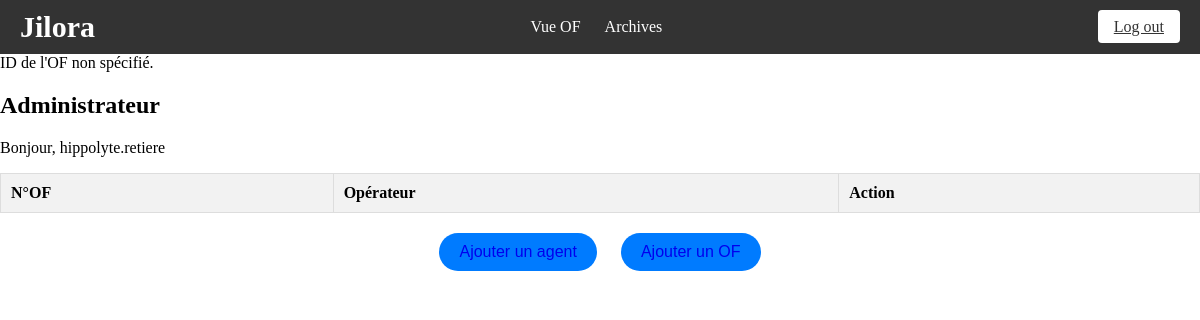
/final/admin.php (signed in), run on an earlier commit of the app's database.
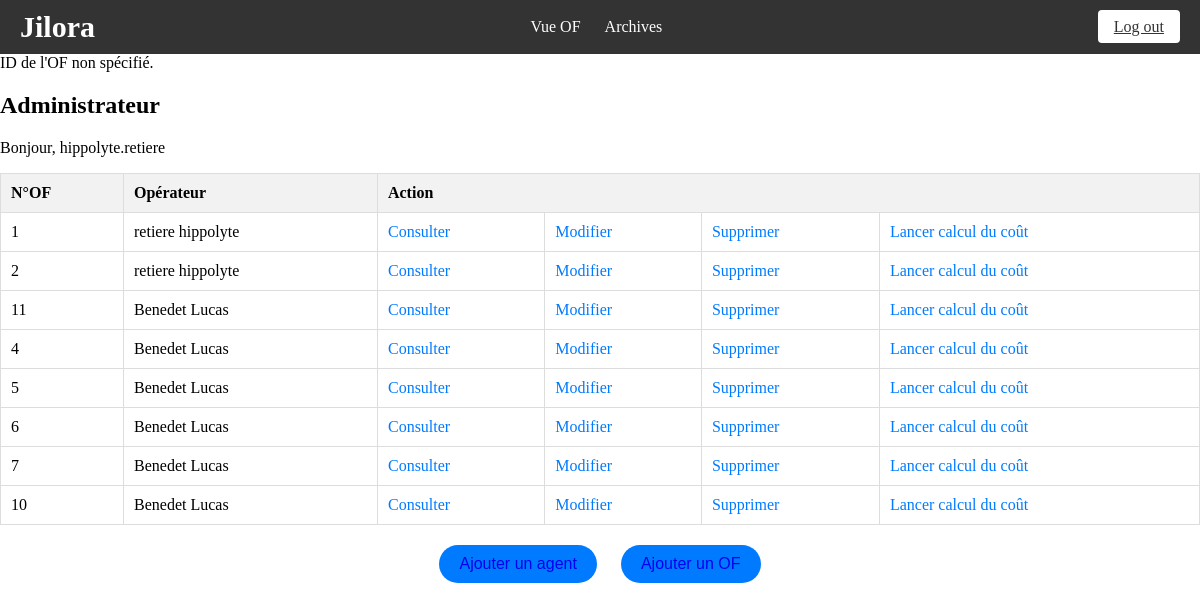
And on a later commit of the database.
### tables this page shows
CREATE TABLE IF NOT EXISTS `of` (
  `id` int(11) NOT NULL AUTO_INCREMENT,
  `id_agent` int(11) NOT NULL,
  `description` text NOT NULL,
  `etat` tinyint(1) NOT NULL,
  PRIMARY KEY (`id`)
);

CREATE TABLE IF NOT EXISTS `agent` (
  `id` int(11) NOT NULL AUTO_INCREMENT,
  `identifiant` varchar(255) NOT NULL,
  `mot_de_passe` varchar(255) NOT NULL,
  `prenom` varchar(255) NOT NULL,
  `nom` varchar(255) NOT NULL,
  `type` int(11) NOT NULL,
  PRIMARY KEY (`id`)
);

### final/admin.php (the view, shortened to what this page needs)
<?php
include_once __DIR__ . '/includes.php';
call_header();
$host = "localhost";
$dbname = "tai";
$user = "root";
$pwd = "";
$connexion = mysqli_connect($host, $user, $pwd, $dbname);
if (isset($_GET['id'])) {
    $id_of = intval($_GET['id']);
    if ($id_of > 0) {
        $sql_supprimer = "DELETE FROM of WHERE id = $id_of";
        if (mysqli_query($connexion, $sql_supprimer)) {
            echo "OF supprimé avec succès.";
        } else {
            echo "Erreur lors de la suppression de l'OF : " . mysqli_error($connexion);
        }
    } else {
        echo "ID de l'OF invalide.";
    }
} else {
    echo "ID de l'OF non spécifié.";
}
?>
<!DOCTYPE html>
<html>
<head>
    <link rel="stylesheet" href="./global.css" />
    <link rel="stylesheet" href="./index_admin.css" />
</head>
<body>
    <table class="tableau">
        <h2>Administrateur</h2>
        <p>Bonjour, <?php echo $_SESSION['identifiant']; ?></p>
        <thead>
            <tr>
                <th>N°OF</th>
                <th>Opérateur</th>
                <th colspan="4">Action</th>
            </tr>
        </thead>
        <tbody>
        <?php
        $sql_of = "SELECT * FROM of";
        $result_of = mysqli_query($connexion, $sql_of);
        while ($row = mysqli_fetch_assoc($result_of)) {
            echo "<tr>";
            echo "<td>" . $row['id'] . "</td>";
            $id_agent = $row['id_agent'];
            $id_of = $row['id'];
            $sql_agent = "SELECT * FROM agent WHERE id = $id_agent";
            $result_agent = mysqli_query($connexion, $sql_agent);
            if ($result_agent) {
                $agent = mysqli_fetch_assoc($result_agent);
                echo "<td>" . htmlspecialchars($agent['nom'] . " " . htmlspecialchars($agent['prenom'])) . "</td>";
            } else {
                echo "<td>Erreur de récupération de l'agent</td>";
            }
            echo "<td><a href='consulter_of.php?id=" . $id_of . "'>Consulter</a></td>";
            echo "<td><a href='modifier_of.php?id=" . $id_of . "'>Modifier</a></td>";
            echo "<td><a href='?id=" . $id_of . "'>Supprimer</a></td>";
            echo "<td><a href='?calcul=" . $id_of . "'>Lancer calcul du coût</a></td>";
            echo "</tr>";
        }
        ?>
        </tbody>
    </table>
    <footer>
        <button class="button"><a href="add_user.php">Ajouter un agent</a></button>
        <button class="button"><a href="of.php">Ajouter un OF</a></button>
    </footer>
</body>
</html>

### final/includes.php (shortened to what this page needs)
<?php
function call_header() {
    echo '
    <header class="header">
        <div class="logo">
            <h1>Jilora</h1>
        </div>
        <nav class="menu">
            <ul>
                <li><a href="admin.php">Vue OF</a></li>
                <li><a href="#">Archives</a></li>
            </ul>
        </nav>
        <div class="logout">
            <a href="index.php">Log out</a>
        </div>
    </header>
    ';
}
?>

### final/global.css (style rules this page uses)
body { margin: 0; line-height: normal; }
:root { --small-text: Inter; --small-text-size: 16px; --body-text-size: 20px; --color-white: #fff; --color-black: #000; --color-gray: #828282; --color-gainsboro-100: #e6e6e6; --color-gainsboro-200: #e0e0e0; --padding-5xl: 24px; --padding-xl: 20px; --padding-10xs: 3px; --padding-mini: 15px; --padding-xs-5: 11.5px; --br-5xs: 8px; }
th, td { border: 1px solid #ddd; padding: 8px; text-align: left; }
th { background-color: #f2f2f2; }

### final/index_admin.css (style rules this page uses)
.tableau { width: 100%; border-collapse: collapse; }
.tableau th, .tableau td { padding: 10px; text-align: left; border-bottom: 1px solid #ddd; }
.tableau a { color: #007bff; text-decoration: none; }
h2 { font-weight : bold; }
footer { text-align: center; margin-top: 20px; }
.button { background-color: #007bff; color: #fff; border: none; padding: 10px 20px; margin: 0 10px; cursor: pointer; font-size: 16px; border-radius: 20px; transition: background-color 0.3s ease; font-family: 'Arial', sans-serif; }
.button a { text-decoration: none; }

### final/includes.php (style rules this page uses)
.header { display: flex; justify-content: space-between; align-items: center; background-color: #333; color: #fff; padding: 10px 20px; }
.logo h1 { margin: 0; font-size: 30px; }
.menu ul { list-style-type: none; padding: 0; margin: 0; }
.menu ul li { display: inline-block; margin-right: 20px; }
.menu ul li:last-child { margin-right: 0; }
.menu ul li a { color: #fff; text-decoration: none; font-size: 16px; }
.logout a { background-color: #fff; color: #333; border: none; padding: 8px 16px; cursor: pointer; font-size: 16px; border-radius: 4px; }

What changed in the data, as far as the page shows it:
added of: id "1", id_agent.prenom "retiere hippolyte"
added of: id "2", id_agent.prenom "retiere hippolyte"
added of: id "11", id_agent.prenom "Benedet Lucas"
added of: id "4", id_agent.prenom "Benedet Lucas"
added of: id "5", id_agent.prenom "Benedet Lucas"
added of: id "6", id_agent.prenom "Benedet Lucas"
added of: id "7", id_agent.prenom "Benedet Lucas"
added of: id "10", id_agent.prenom "Benedet Lucas"
